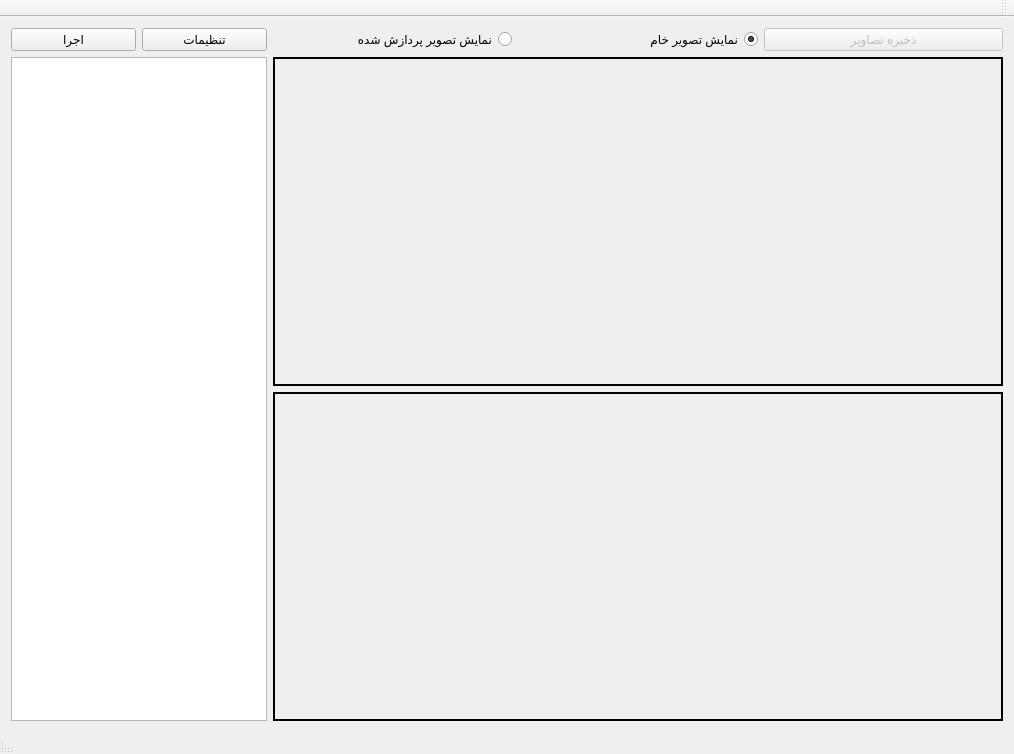
<?xml version="1.0" encoding="UTF-8"?>
<ui version="4.0">
 <class>MainWindow</class>
 <widget class="QMainWindow" name="MainWindow">
  <property name="geometry">
   <rect>
    <x>0</x>
    <y>0</y>
    <width>1014</width>
    <height>754</height>
   </rect>
  </property>
  <property name="windowTitle">
   <string>نرم افزار شمارشگر تعداد سرنشین های خودرو</string>
  </property>
  <property name="layoutDirection">
   <enum>Qt::RightToLeft</enum>
  </property>
  <property name="locale">
   <locale language="Persian" country="Iran"/>
  </property>
  <widget class="QWidget" name="centralWidget">
   <layout class="QGridLayout" name="gridLayout">
    <item row="1" column="0">
     <layout class="QVBoxLayout" name="verticalLayout_2">
      <item>
       <widget class="ClickableLabel" name="lable_front_image">
        <property name="sizePolicy">
         <sizepolicy hsizetype="Expanding" vsizetype="Preferred">
          <horstretch>0</horstretch>
          <verstretch>0</verstretch>
         </sizepolicy>
        </property>
        <property name="styleSheet">
         <string notr="true">border: 2px solid black</string>
        </property>
        <property name="text">
         <string/>
        </property>
       </widget>
      </item>
      <item>
       <widget class="ClickableLabel" name="lable_back_image">
        <property name="styleSheet">
         <string notr="true">border: 2px solid black</string>
        </property>
        <property name="text">
         <string/>
        </property>
       </widget>
      </item>
     </layout>
    </item>
    <item row="0" column="1">
     <layout class="QHBoxLayout" name="horizontalLayout_2">
      <item>
       <widget class="QPushButton" name="pushButton_Stop">
        <property name="text">
         <string>تنظیمات</string>
        </property>
       </widget>
      </item>
      <item>
       <widget class="QPushButton" name="pushButton">
        <property name="text">
         <string>اجرا</string>
        </property>
       </widget>
      </item>
     </layout>
    </item>
    <item row="0" column="0">
     <layout class="QHBoxLayout" name="horizontalLayout">
      <item>
       <widget class="QPushButton" name="pb_save_images">
        <property name="enabled">
         <bool>false</bool>
        </property>
        <property name="text">
         <string>ذخیره تصاویر</string>
        </property>
       </widget>
      </item>
      <item>
       <widget class="QRadioButton" name="rb_orginal">
        <property name="layoutDirection">
         <enum>Qt::RightToLeft</enum>
        </property>
        <property name="text">
         <string>نمایش تصویر خام</string>
        </property>
        <property name="checked">
         <bool>true</bool>
        </property>
       </widget>
      </item>
      <item>
       <widget class="QRadioButton" name="rb_processed">
        <property name="layoutDirection">
         <enum>Qt::RightToLeft</enum>
        </property>
        <property name="text">
         <string>نمایش تصویر پردازش شده</string>
        </property>
       </widget>
      </item>
     </layout>
    </item>
    <item row="1" column="1">
     <layout class="QVBoxLayout" name="verticalLayout_3">
      <item>
       <widget class="QTableView" name="tableView">
        <property name="sizePolicy">
         <sizepolicy hsizetype="Preferred" vsizetype="Expanding">
          <horstretch>0</horstretch>
          <verstretch>0</verstretch>
         </sizepolicy>
        </property>
       </widget>
      </item>
     </layout>
    </item>
   </layout>
  </widget>
  <widget class="QMenuBar" name="menuBar">
   <property name="geometry">
    <rect>
     <x>0</x>
     <y>0</y>
     <width>1014</width>
     <height>22</height>
    </rect>
   </property>
  </widget>
  <widget class="QToolBar" name="mainToolBar">
   <attribute name="toolBarArea">
    <enum>TopToolBarArea</enum>
   </attribute>
   <attribute name="toolBarBreak">
    <bool>false</bool>
   </attribute>
  </widget>
  <widget class="QStatusBar" name="statusBar"/>
 </widget>
 <layoutdefault spacing="6" margin="11"/>
 <customwidgets>
  <customwidget>
   <class>ClickableLabel</class>
   <extends>QLabel</extends>
   <header>clickablelabel.h</header>
  </customwidget>
 </customwidgets>
 <resources/>
 <connections/>
</ui>
